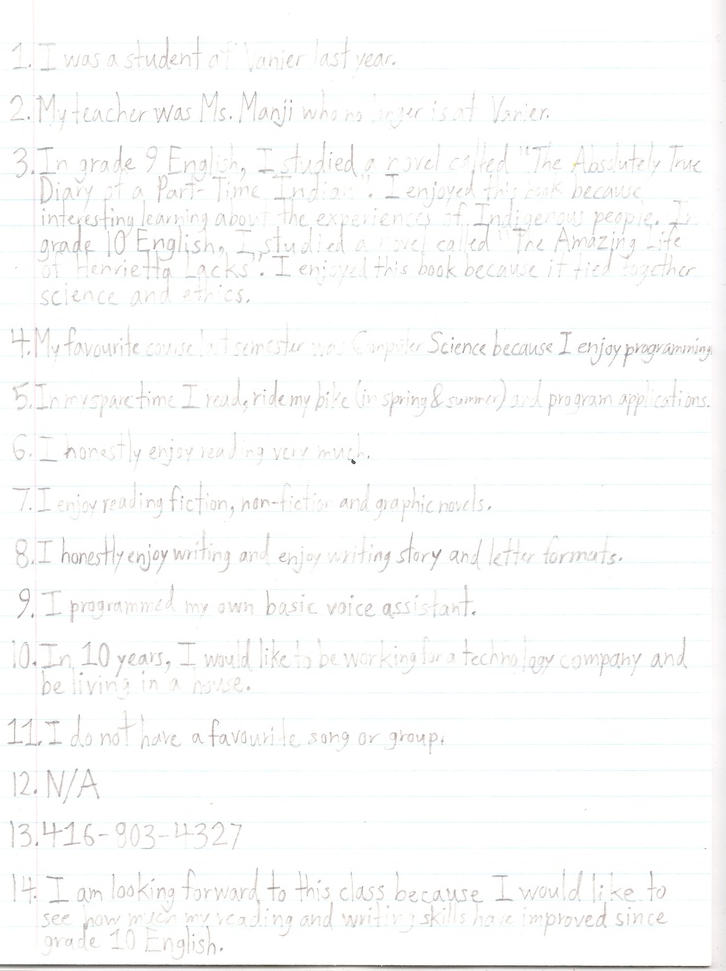
#> input picture images/homework.jpg, 726 x 971 px, shrunk from 2306 x 3084 before the run
$ python Sharpening.py
#> lines starting #> are read from the running program, lines starting #| are printed output that depends on the picture
import cv2
import numpy as np

image = cv2.imread("images/homework.jpg")
#> image is the input picture: shape (971, 726, 3); mean B, G, R 251.2, 251.4, 251.1
sharpen_kernel = np.array([[-1,-1,-1], [-1,9,-1], [-1,-1,-1]])
sharpen = cv2.filter2D(image, -1, sharpen_kernel)
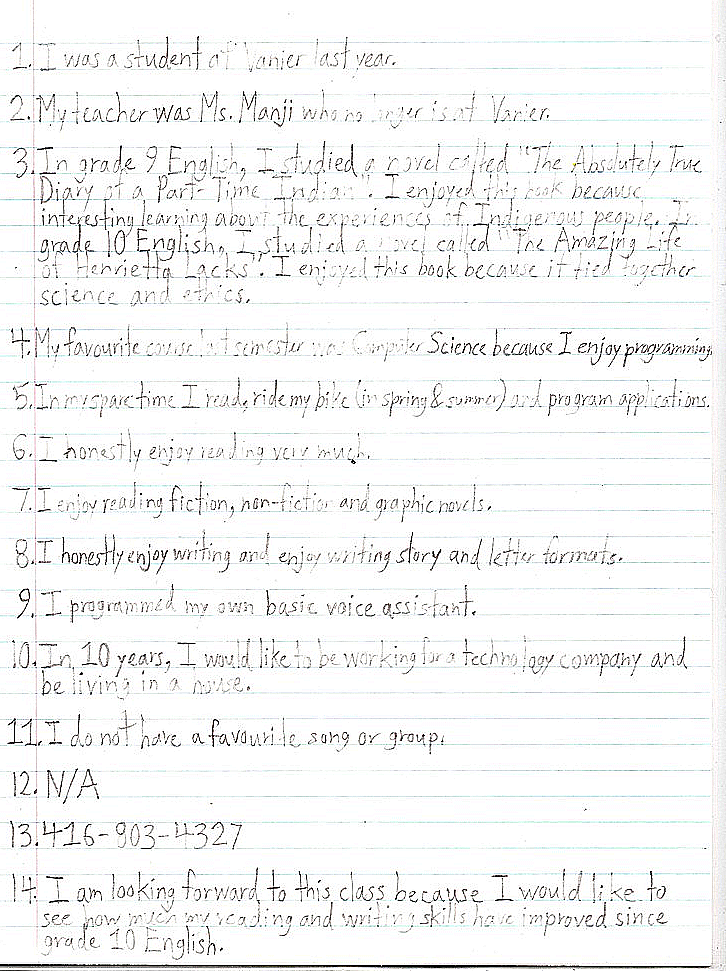
#> sharpen: shape (971, 726, 3); mean B, G, R 244.6, 244.8, 244.3

cv2.imshow("image", image)
cv2.imshow('sharpen', sharpen)
cv2.imwrite("sharpened_homework.png", sharpen)
cv2.waitKey()
